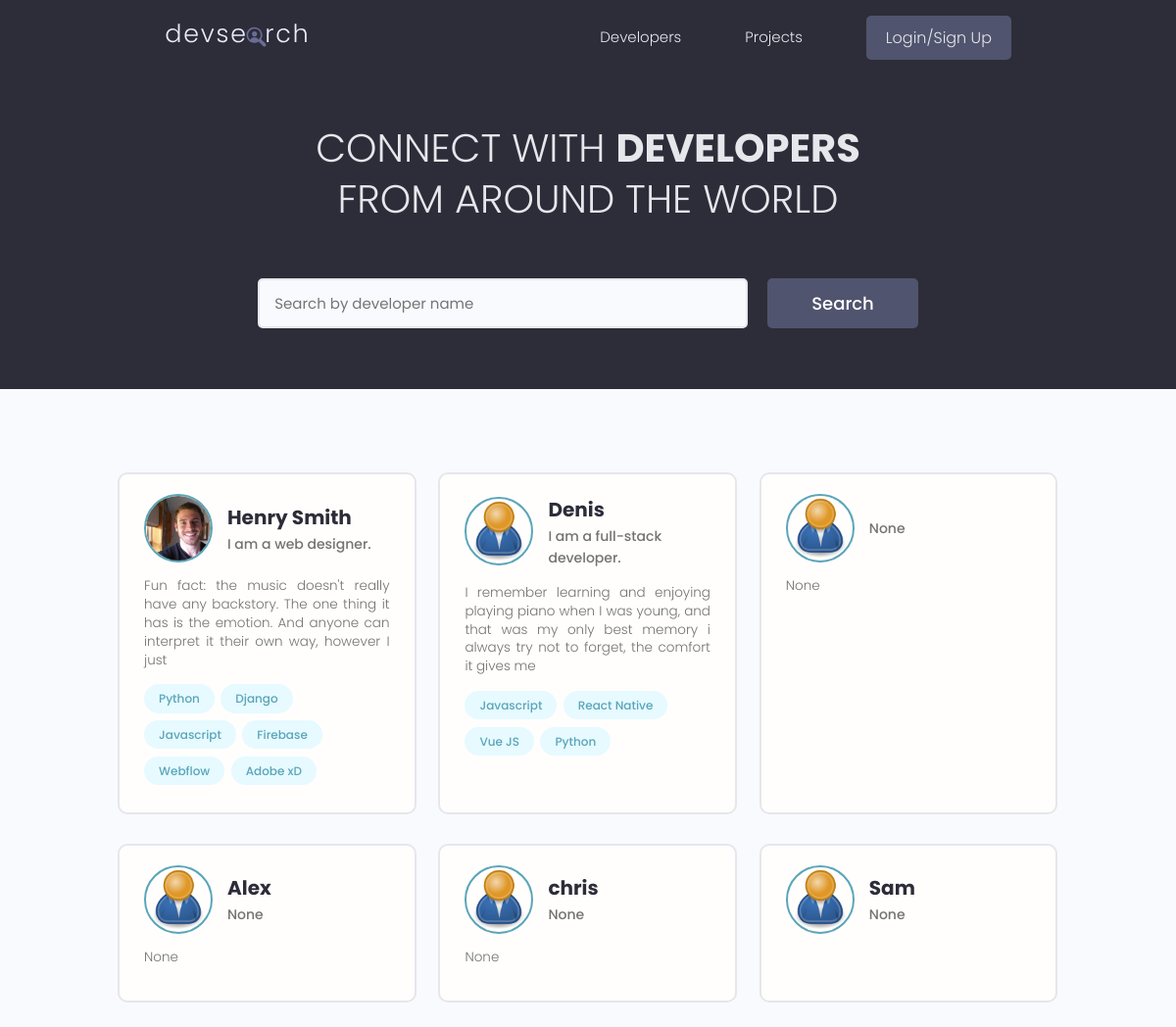
/, run on an earlier commit of the app's database.
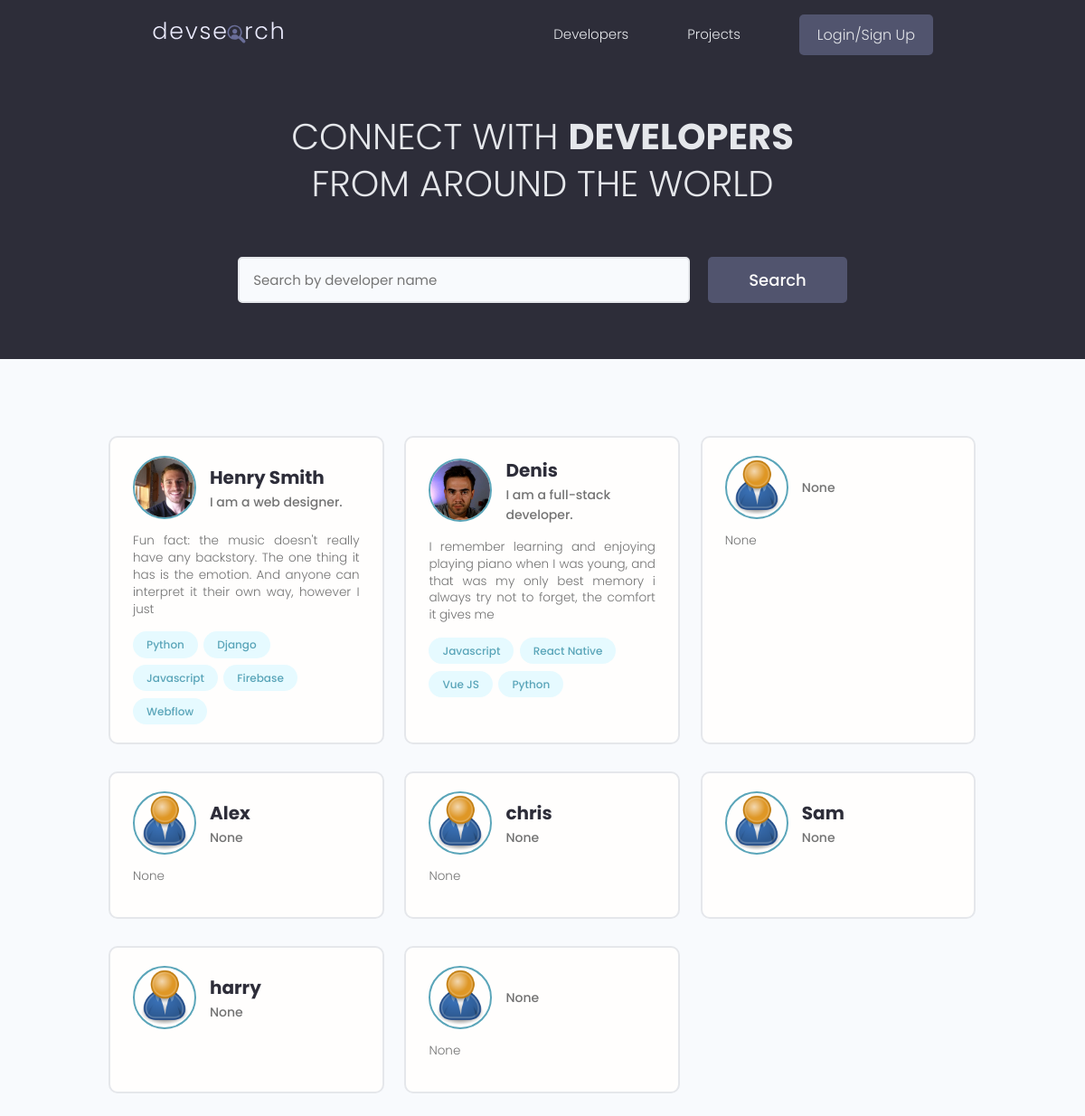
And on a later commit of the database.
### users/models.py (models this page shows, shortened)
class Profile(models.Model):
    user = models.OneToOneField(User, on_delete=models.CASCADE, null=True, blank=True)
    name = models.CharField(max_length=200, null=True, blank=True)
    username = models.CharField(max_length=200, null=True, blank=True)
    email = models.EmailField(max_length=200, null=True, blank=True)
    short_intro = models.CharField(max_length=500, null=True, blank=True)
    location = models.CharField(max_length=200, null=True, blank=True)
    bio = models.TextField(null=True, blank=True)
    profile_image = models.ImageField(
        null=True, blank=True, default="profiles/user-default.png", upload_to="profiles/")
    social_github = models.CharField(max_length=200, null=True, blank=True)
    social_twitter = models.CharField(max_length=200, null=True, blank=True)
    social_instagram = models.CharField(max_length=200, null=True, blank=True)
    social_youtube = models.CharField(max_length=200, null=True, blank=True)
    social_website = models.CharField(max_length=200, null=True, blank=True)
    created = models.DateTimeField(auto_now_add=True)
    id = models.UUIDField(default=uuid.uuid4, unique=True, primary_key=True, editable=False)
    class Meta:
        ordering = ['created', 'username']

class Skill(models.Model):
    user = models.ForeignKey(Profile, on_delete=models.CASCADE, null=True, blank=True)
    name = models.CharField(max_length=200, null=True, blank=True)
    description = models.TextField(null=True, blank=True)
    created = models.DateTimeField(auto_now_add=True)
    id = models.UUIDField(default=uuid.uuid4, unique=True, primary_key=True, editable=False)

### users/views.py (the view)
# urls.py: path('', views.profiles, name="profiles"),
def profiles(request):
    profiles, search_query = searchProfile(request)
    profiles, custom_range = paginateProfile(request, profiles, 9)
    context = {"profiles": profiles, "search_query":search_query, "custom_range": custom_range}
    return render(request, "users/profiles.html", context)

### users/utils.py (called while the page is built)
def searchProfile(request):
    search_query = ''
    if request.GET.get("search_query"):
        search_query = request.GET.get("search_query")
    skills = Skill.objects.filter(name__icontains=search_query)
    profiles = Profile.objects.distinct().filter(
        Q(name__icontains=search_query) |
        Q(short_intro__icontains=search_query) |
        Q(skill__in=skills))
    return profiles, search_query

def paginateProfile(request, profiles, result):
    page = request.GET.get("page")
    paginator = Paginator(profiles, result)
    try:
        profiles = paginator.page(page)
    except PageNotAnInteger:
        page = 1
        profiles = paginator.page(page)
    except EmptyPage:
        page = paginator.num_pages
        profiles = paginator.page(page)
    left_index = (int(page) - 4)
    if left_index < 1:
        left_index = 1
    right_index = (int(page) + 5)
    if right_index > paginator.num_pages:
        right_index = paginator.num_pages + 1
    custom_range = range(left_index, right_index)
    return profiles, custom_range

### users/templates/users/profiles.html (shortened to what this page needs)
{% extends 'main.html' %}
{% block content %}
<main class="home">
    <section class="hero-section text-center">
        <div class="container container--narrow">
            <div class="hero-section__box">
                <h2>CONNECT WITH <span>DEVELOPERS</span></h2>
                <h2>FROM AROUND THE WORLD</h2>
            </div>
            <div class="hero-section__search">
                <form id="searchForm" class="form" action="{% url 'profiles' %}" method="get">
                    <div class="form__field">
                        <input class="input input--text" id="formInput#search" type="text" name="search_query"
                          value="{{search_query}}" placeholder="Search by developer name" />
                    </div>
                    <input class="btn btn--sub btn--lg" type="submit" value="Search" />
                </form>
            </div>
        </div>
    </section>
    <section class="devlist">
        <div class="container">
            <div class="grid grid--three">
                {% for profile in profiles %}
                <div class="column card">
                    <div class="dev">
                        <a href="{% url 'profile' profile.id %}" class="card__body">
                            <div class="dev__profile">
                                <img class="avatar avatar--md" src="{{ profile.profile_image.url }}" alt="image" />
                                <div class="dev__meta">
                                  <h3>{{ profile.name }}</h3>
                                  <h5>{{ profile.short_intro|slice:"50" }}</h5>
                                </div>
                            </div>
                            <p class="dev__info">
                                {{ profile.bio|slice:"150" }}
                            </p>
                            <div class="dev__skills">
                                {% for skill in profile.skill_set.all %}
                                <span class="tag tag--pill tag--main">
                                  <small>{{ skill.name }}</small>
                                </span>
                                {% endfor %}
                            </div>
                        </a>
                    </div>
                </div>
                {% endfor %}
            </div>
        </div>
    </section>
  </main>
{% endblock %}

What changed in the data, as far as the page shows it:
removed Skill: name "Adobe xD", shown under Profile "Henry Smith"
changed Profile "Denis": profile_image: picture added in place of a placeholder
added Profile: profile_image (placeholder picture), name "harry", short_intro "None"
added Profile: profile_image (placeholder picture), short_intro "None", bio "None"
